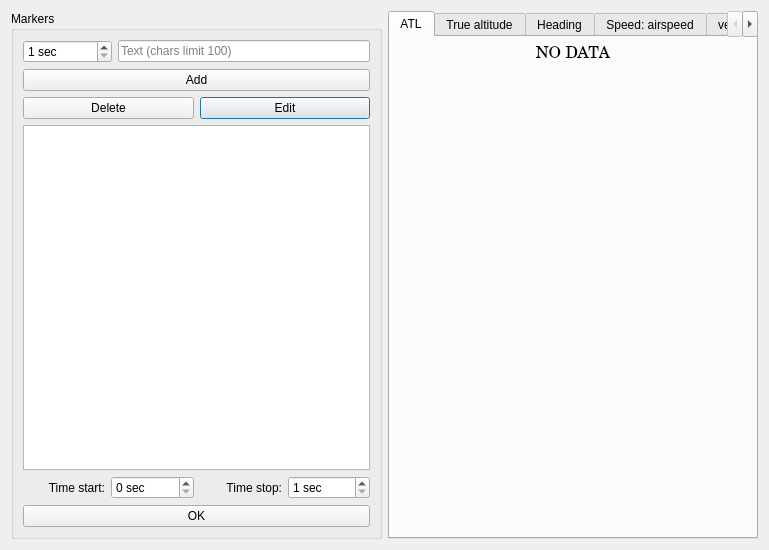
<?xml version="1.0" encoding="UTF-8"?>
<ui version="4.0">
 <class>FlightPlot</class>
 <widget class="QDialog" name="FlightPlot">
  <property name="geometry">
   <rect>
    <x>0</x>
    <y>0</y>
    <width>769</width>
    <height>550</height>
   </rect>
  </property>
  <property name="windowTitle">
   <string>Configuration</string>
  </property>
  <property name="windowIcon">
   <iconset resource="appfiles.qrc">
    <normaloff>:/pictures/qarplane.png</normaloff>:/pictures/qarplane.png</iconset>
  </property>
  <layout class="QHBoxLayout" name="horizontalLayout">
   <item>
    <widget class="QGroupBox" name="groupBox">
     <property name="title">
      <string>Markers</string>
     </property>
     <layout class="QGridLayout" name="gridLayout">
      <item row="8" column="1">
       <widget class="QPushButton" name="pushButton_4">
        <property name="sizePolicy">
         <sizepolicy hsizetype="MinimumExpanding" vsizetype="Fixed">
          <horstretch>0</horstretch>
          <verstretch>0</verstretch>
         </sizepolicy>
        </property>
        <property name="text">
         <string>Edit</string>
        </property>
       </widget>
      </item>
      <item row="7" column="0" colspan="2">
       <widget class="QPushButton" name="pushButton">
        <property name="sizePolicy">
         <sizepolicy hsizetype="Preferred" vsizetype="Fixed">
          <horstretch>0</horstretch>
          <verstretch>0</verstretch>
         </sizepolicy>
        </property>
        <property name="text">
         <string>Add</string>
        </property>
       </widget>
      </item>
      <item row="8" column="0">
       <widget class="QPushButton" name="pushButton_3">
        <property name="sizePolicy">
         <sizepolicy hsizetype="MinimumExpanding" vsizetype="Fixed">
          <horstretch>0</horstretch>
          <verstretch>0</verstretch>
         </sizepolicy>
        </property>
        <property name="text">
         <string>Delete</string>
        </property>
       </widget>
      </item>
      <item row="9" column="0" colspan="2">
       <widget class="QListWidget" name="listWidget"/>
      </item>
      <item row="13" column="0" colspan="2">
       <widget class="QPushButton" name="pushButton_2">
        <property name="text">
         <string>OK</string>
        </property>
       </widget>
      </item>
      <item row="3" column="0" rowspan="4" colspan="2">
       <layout class="QHBoxLayout" name="horizontalLayout_3">
        <item>
         <widget class="QSpinBox" name="spinBox">
          <property name="sizePolicy">
           <sizepolicy hsizetype="Maximum" vsizetype="Fixed">
            <horstretch>0</horstretch>
            <verstretch>0</verstretch>
           </sizepolicy>
          </property>
          <property name="suffix">
           <string> sec</string>
          </property>
          <property name="prefix">
           <string/>
          </property>
          <property name="minimum">
           <number>1</number>
          </property>
          <property name="maximum">
           <number>100000</number>
          </property>
          <property name="singleStep">
           <number>100</number>
          </property>
         </widget>
        </item>
        <item>
         <widget class="QLineEdit" name="lineEdit">
          <property name="sizePolicy">
           <sizepolicy hsizetype="MinimumExpanding" vsizetype="Fixed">
            <horstretch>0</horstretch>
            <verstretch>0</verstretch>
           </sizepolicy>
          </property>
          <property name="maxLength">
           <number>100</number>
          </property>
          <property name="placeholderText">
           <string>Text (chars limit 100)</string>
          </property>
         </widget>
        </item>
       </layout>
      </item>
      <item row="11" column="0" rowspan="2" colspan="2">
       <layout class="QHBoxLayout" name="horizontalLayout_2">
        <property name="sizeConstraint">
         <enum>QLayout::SetDefaultConstraint</enum>
        </property>
        <item>
         <widget class="QLabel" name="label_7">
          <property name="layoutDirection">
           <enum>Qt::LeftToRight</enum>
          </property>
          <property name="text">
           <string>Time start:</string>
          </property>
          <property name="alignment">
           <set>Qt::AlignRight|Qt::AlignTrailing|Qt::AlignVCenter</set>
          </property>
         </widget>
        </item>
        <item>
         <widget class="QSpinBox" name="spinBox_3">
          <property name="suffix">
           <string> sec</string>
          </property>
          <property name="prefix">
           <string/>
          </property>
          <property name="minimum">
           <number>0</number>
          </property>
          <property name="singleStep">
           <number>100</number>
          </property>
          <property name="value">
           <number>0</number>
          </property>
         </widget>
        </item>
        <item>
         <widget class="QLabel" name="label_6">
          <property name="text">
           <string>Time stop:</string>
          </property>
          <property name="alignment">
           <set>Qt::AlignRight|Qt::AlignTrailing|Qt::AlignVCenter</set>
          </property>
         </widget>
        </item>
        <item>
         <widget class="QSpinBox" name="spinBox_2">
          <property name="suffix">
           <string> sec</string>
          </property>
          <property name="minimum">
           <number>1</number>
          </property>
          <property name="singleStep">
           <number>100</number>
          </property>
         </widget>
        </item>
       </layout>
      </item>
     </layout>
    </widget>
   </item>
   <item>
    <widget class="QTabWidget" name="tabWidget">
     <property name="currentIndex">
      <number>0</number>
     </property>
     <widget class="QWidget" name="tab1">
      <attribute name="title">
       <string>ATL</string>
      </attribute>
      <layout class="QVBoxLayout" name="verticalLayout">
       <item>
        <widget class="QLabel" name="label">
         <property name="enabled">
          <bool>true</bool>
         </property>
         <property name="sizePolicy">
          <sizepolicy hsizetype="Minimum" vsizetype="Maximum">
           <horstretch>0</horstretch>
           <verstretch>0</verstretch>
          </sizepolicy>
         </property>
         <property name="font">
          <font>
           <family>Century</family>
           <pointsize>12</pointsize>
          </font>
         </property>
         <property name="text">
          <string>NO DATA</string>
         </property>
         <property name="scaledContents">
          <bool>true</bool>
         </property>
         <property name="alignment">
          <set>Qt::AlignHCenter|Qt::AlignTop</set>
         </property>
        </widget>
       </item>
       <item>
        <widget class="QCustomPlot" name="plot1" native="true"/>
       </item>
      </layout>
     </widget>
     <widget class="QWidget" name="tab_2">
      <attribute name="title">
       <string>True altitude</string>
      </attribute>
      <layout class="QVBoxLayout" name="verticalLayout_2">
       <item>
        <widget class="QLabel" name="label_2">
         <property name="enabled">
          <bool>true</bool>
         </property>
         <property name="sizePolicy">
          <sizepolicy hsizetype="Minimum" vsizetype="Maximum">
           <horstretch>0</horstretch>
           <verstretch>0</verstretch>
          </sizepolicy>
         </property>
         <property name="font">
          <font>
           <family>Century</family>
           <pointsize>12</pointsize>
          </font>
         </property>
         <property name="text">
          <string>NO DATA</string>
         </property>
         <property name="scaledContents">
          <bool>true</bool>
         </property>
         <property name="alignment">
          <set>Qt::AlignHCenter|Qt::AlignTop</set>
         </property>
        </widget>
       </item>
       <item>
        <widget class="QCustomPlot" name="plot2" native="true"/>
       </item>
      </layout>
     </widget>
     <widget class="QWidget" name="tab">
      <attribute name="title">
       <string>Heading</string>
      </attribute>
      <layout class="QVBoxLayout" name="verticalLayout_3">
       <item>
        <widget class="QLabel" name="label_3">
         <property name="enabled">
          <bool>true</bool>
         </property>
         <property name="sizePolicy">
          <sizepolicy hsizetype="Minimum" vsizetype="Maximum">
           <horstretch>0</horstretch>
           <verstretch>0</verstretch>
          </sizepolicy>
         </property>
         <property name="font">
          <font>
           <family>Century</family>
           <pointsize>12</pointsize>
          </font>
         </property>
         <property name="text">
          <string>NO DATA</string>
         </property>
         <property name="scaledContents">
          <bool>true</bool>
         </property>
         <property name="alignment">
          <set>Qt::AlignHCenter|Qt::AlignTop</set>
         </property>
        </widget>
       </item>
       <item>
        <widget class="QCustomPlot" name="plot3" native="true"/>
       </item>
      </layout>
     </widget>
     <widget class="QWidget" name="tab_3">
      <attribute name="title">
       <string>Speed: airspeed</string>
      </attribute>
      <layout class="QVBoxLayout" name="verticalLayout_4">
       <item>
        <widget class="QLabel" name="label_4">
         <property name="enabled">
          <bool>true</bool>
         </property>
         <property name="sizePolicy">
          <sizepolicy hsizetype="Minimum" vsizetype="Maximum">
           <horstretch>0</horstretch>
           <verstretch>0</verstretch>
          </sizepolicy>
         </property>
         <property name="font">
          <font>
           <family>Century</family>
           <pointsize>12</pointsize>
          </font>
         </property>
         <property name="text">
          <string>NO DATA</string>
         </property>
         <property name="scaledContents">
          <bool>true</bool>
         </property>
         <property name="alignment">
          <set>Qt::AlignHCenter|Qt::AlignTop</set>
         </property>
        </widget>
       </item>
       <item>
        <widget class="QCustomPlot" name="plot4" native="true"/>
       </item>
      </layout>
     </widget>
     <widget class="QWidget" name="tab_4">
      <attribute name="title">
       <string>vertical</string>
      </attribute>
      <layout class="QVBoxLayout" name="verticalLayout_5">
       <item>
        <widget class="QLabel" name="label_5">
         <property name="enabled">
          <bool>true</bool>
         </property>
         <property name="sizePolicy">
          <sizepolicy hsizetype="Minimum" vsizetype="Maximum">
           <horstretch>0</horstretch>
           <verstretch>0</verstretch>
          </sizepolicy>
         </property>
         <property name="font">
          <font>
           <family>Century</family>
           <pointsize>12</pointsize>
          </font>
         </property>
         <property name="text">
          <string>NO DATA</string>
         </property>
         <property name="scaledContents">
          <bool>true</bool>
         </property>
         <property name="alignment">
          <set>Qt::AlignHCenter|Qt::AlignTop</set>
         </property>
        </widget>
       </item>
       <item>
        <widget class="QCustomPlot" name="plot5" native="true"/>
       </item>
      </layout>
     </widget>
    </widget>
   </item>
  </layout>
 </widget>
 <customwidgets>
  <customwidget>
   <class>QCustomPlot</class>
   <extends>QWidget</extends>
   <header>qcustomplot.h</header>
   <container>1</container>
  </customwidget>
 </customwidgets>
 <tabstops>
  <tabstop>spinBox</tabstop>
  <tabstop>lineEdit</tabstop>
  <tabstop>pushButton</tabstop>
  <tabstop>pushButton_3</tabstop>
  <tabstop>pushButton_4</tabstop>
  <tabstop>listWidget</tabstop>
  <tabstop>pushButton_2</tabstop>
  <tabstop>tabWidget</tabstop>
 </tabstops>
 <resources>
  <include location="appfiles.qrc"/>
 </resources>
 <connections/>
</ui>
